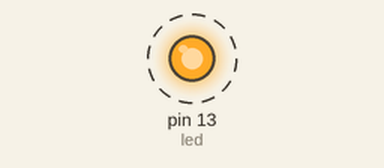
The sketch below on a simulated Arduino Uno, built with avr-gcc and run on an emulated ATmega328P. Parts: output pins drawn as LEDs (lit = HIGH). Dashed ring = blinking.

Above: at 0.2 s.
Timing chart, 0 to 3.0 s (numbered marks = the images above):
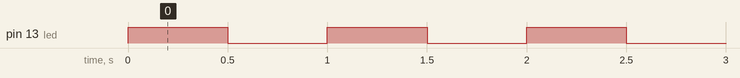

The sketch:

Blink.ino
```cpp
// the setup function runs once when you press reset or power the board

int led = 13;
long tnow, tnext = 0;
int ledState = LOW;
/*
//FOR VARIABLE TIMING

int tperiod[4] = {1000, 500, 250, 125};  // blink rates: 1/2sec,1/sec,2/sec,4/sec
int tselect;
void setup() {
  // initialize digital pin LED_BUILTIN as an output.
  pinMode(led, OUTPUT);
  tselect = 3;
}

// the loop function runs over and over again forever
void loop() {
/*  analogWrite(led, 512);   // turn the LED on (75% duty cycle)

  digitalWrite(led, HIGH);   // turn the LED on (HIGH is the voltage level)
  delay(500);                       // wait for a second
  digitalWrite(led, LOW);    // turn the LED off by making the voltage LOW
  delay(20%);                    // wait for a second

  if (ledState == HIGH)
    ledState = LOW;
  else
    ledState = HIGH;
  digitalWrite (led, ledState);

  delay(tperiod[tselect]);
}


//ADDING USER INPUT

int keyF = 11;  // user button switch ==> faster
int keyS = 12;  // user button switch ==> slower

#define MAX_SELECT 4
int tperiod[MAX_SELECT] = {1000, 500, 250, 125};  // blink rates: 1/2sec,1/sec,2/sec,4/sec
int tselect;

// the setup routine runs once when you press reset:
void setup() {
  // initialize the digital pin as an output.
  pinMode(led, OUTPUT);
  pinMode(keyF, INPUT);
  pinMode(keyS, INPUT);
  tselect = 1;      // select blink rate = 1 per sec
}

// the loop routine runs over and over again forever:
void loop() {
  if (ledState == HIGH)
    ledState = LOW;            // HIGH -> LOW
  else
    ledState = HIGH;           // LOW -> HIGH
  digitalWrite(led,ledState);  // make LED ON/OFF same as updated ledState

  delay(1000);                 // wait for a sec

  if (readUserKeyF()) tselect = blinkFaster();
  if (readUserKeyS()) tselect = blinkSlower();
}

int blinkFaster(void) {
  if (tselect < MAX_SELECT-1)
    return (tselect+1);
  else
    return tselect;
}
int blinkSlower(void) {
  if (tselect > 0)
    return (tselect - 1);
  else
    return tselect;
}

int readUserKeyF(void) {
  if (digitalRead(keyF) == LOW) return 1;
  else return 0;
}
int readUserKeyS(void) {
  if (digitalRead(keyS) == LOW) return 1;
  else return 0;
}
*/

// BLINKING WITHOUT (DELAY)

void setup() {
  // initialize the digital pin as an output.
  pinMode(led, OUTPUT);
}

// the loop routine runs over and over again forever:
void loop() {

  tnow = millis();           // get current millisec counter value

  if (tnow >= tnext) {       // is it time to change the ledState?
    // YES: time to change, reverse ledState: HIGH->LOW, LOW->HIGH

    if (ledState == HIGH)
      ledState = LOW;            // HIGH -> LOW
    else
      ledState = HIGH;           // LOW -> HIGH
    digitalWrite(led,ledState);  // make LED ON/OFF same as updated ledState

    tnext = tnow + 500;    // set time of next ledState change
  }
}
```

Measured:
- by itself, pin 13 (led): alternates HIGH for 0.50 s and LOW for 0.50 s
